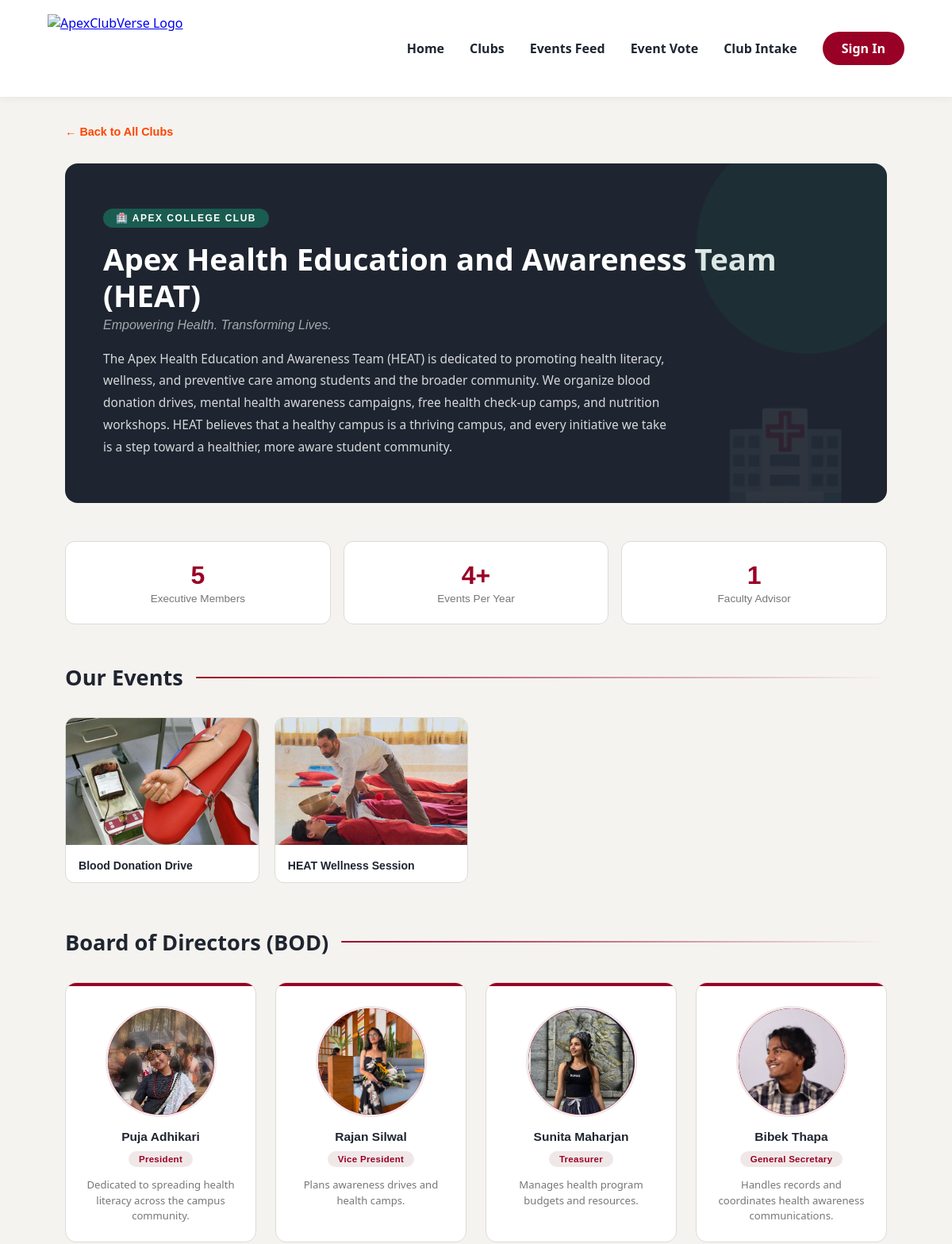
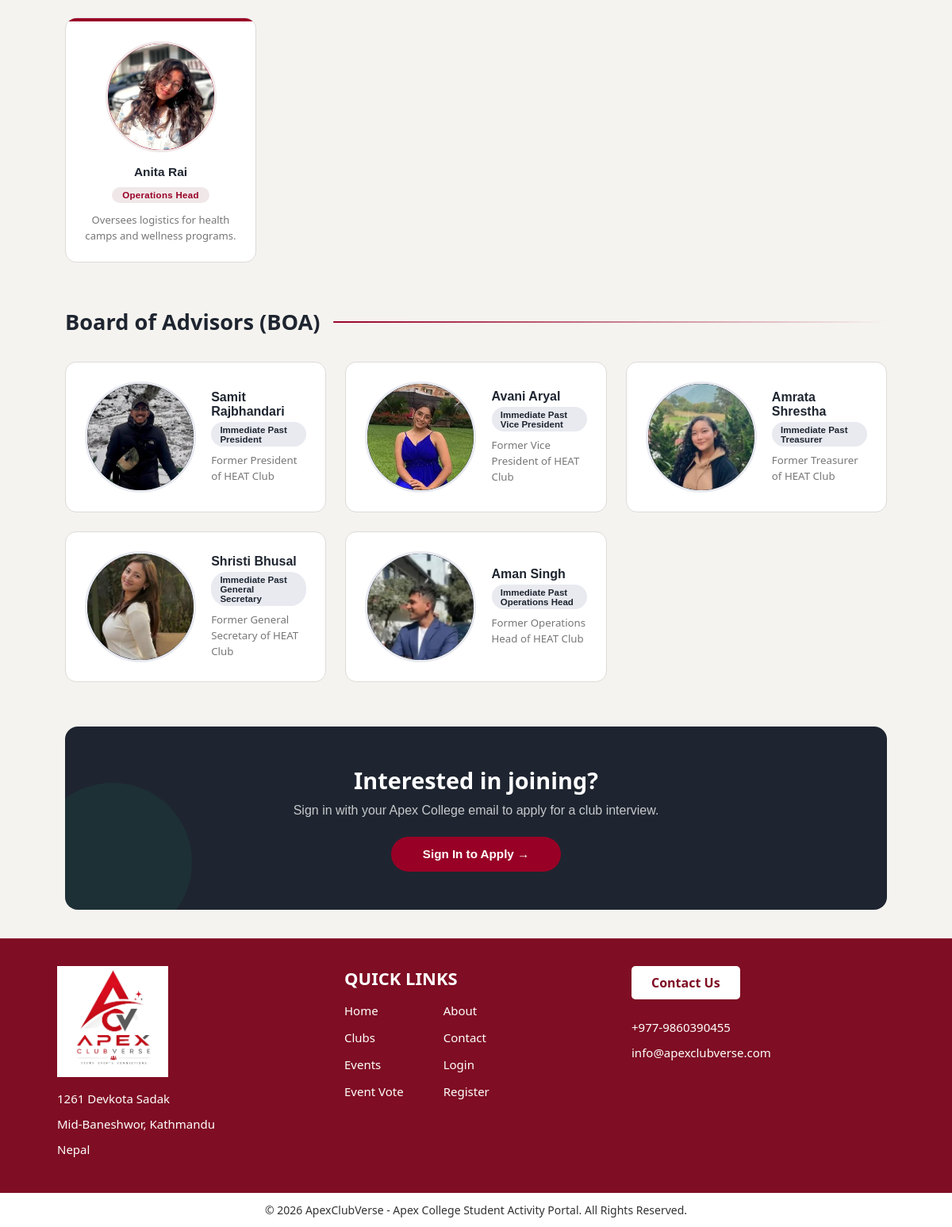
Page /club_detail.php?id=6 on the committed database (2 pictures, top to bottom).
### tables this page shows
CREATE TABLE `clubs` (
  `id` int(11) NOT NULL AUTO_INCREMENT,
  `name` varchar(255) NOT NULL,
  `description` text DEFAULT NULL,
  `page_url` varchar(255) DEFAULT NULL,
  `intake_open` tinyint(1) NOT NULL DEFAULT 1,
  PRIMARY KEY (`id`)
);

CREATE TABLE `events` (
  `id` int(11) NOT NULL AUTO_INCREMENT,
  `club_id` int(11) NOT NULL,
  `title` varchar(255) NOT NULL,
  `description` text DEFAULT NULL,
  `event_date` date DEFAULT NULL,
  `event_time` varchar(50) DEFAULT NULL,
  `location` varchar(255) DEFAULT NULL,
  `image` varchar(255) DEFAULT NULL,
  `status` enum('upcoming','ongoing','completed') NOT NULL DEFAULT 'upcoming',
  `created_at` timestamp NOT NULL DEFAULT current_timestamp(),
  PRIMARY KEY (`id`),
  KEY `club_id` (`club_id`),
  CONSTRAINT `events_ibfk_1` FOREIGN KEY (`club_id`) REFERENCES `clubs` (`id`) ON DELETE CASCADE ON UPDATE CASCADE
);

CREATE TABLE `bod_members` (
  `id` int(11) NOT NULL AUTO_INCREMENT,
  `club_id` int(11) NOT NULL,
  `name` varchar(255) NOT NULL,
  `position` varchar(255) NOT NULL,
  `bio` text DEFAULT NULL,
  `photo` varchar(255) DEFAULT 'logo.png',
  PRIMARY KEY (`id`),
  KEY `club_id` (`club_id`),
  CONSTRAINT `bod_members_ibfk_1` FOREIGN KEY (`club_id`) REFERENCES `clubs` (`id`) ON DELETE CASCADE ON UPDATE CASCADE
);

CREATE TABLE `boa_members` (
  `id` int(11) NOT NULL AUTO_INCREMENT,
  `club_id` int(11) NOT NULL,
  `name` varchar(255) NOT NULL,
  `title` varchar(255) NOT NULL,
  `expertise` text DEFAULT NULL,
  `photo` varchar(255) DEFAULT 'logo.png',
  PRIMARY KEY (`id`),
  KEY `club_id` (`club_id`),
  CONSTRAINT `boa_members_ibfk_1` FOREIGN KEY (`club_id`) REFERENCES `clubs` (`id`) ON DELETE CASCADE ON UPDATE CASCADE
);

### includes/config.php (called while the page is built, shortened)
<?php
function url(string $path = ''): string
{
    $path = ltrim(str_replace('\\', '/', $path), '/');
    return (BASE_PATH === '' ? '' : BASE_PATH) . '/' . $path;
}
function root_path(string $path = ''): string
{
    $path = ltrim(str_replace('\\', '/', $path), '/');
    return ROOT_PATH . ($path === '' ? '' : DIRECTORY_SEPARATOR . str_replace('/', DIRECTORY_SEPARATOR, $path));
}
function media_url(?string $image): string
{
    $image = str_replace('\\', '/', trim($image));
    $image = ltrim($image, '/');
    if (strpos($image, '/') !== false) {
        if (is_file(root_path($image))) {
            return url($image);
        }
        $image = basename($image);
    }
    return url('images/' . $image);
}
function member_photo_url(?string $photo): string
{
    $photo = basename(str_replace('\\', '/', trim($photo)));
    $rel = 'images/members/' . $photo;
    if (is_file(root_path($rel))) {
        return url($rel);
    }
    return url('images/logo.png');
}

### club_detail.php (the view, shortened to what this page needs)
<?php
include 'includes/db.php';
$club_id = isset($_GET['id']) ? (int)$_GET['id'] : 1;
include 'includes/header.php';
$club_result = mysqli_query($conn, "SELECT * FROM clubs WHERE id = $club_id");
$club = mysqli_fetch_assoc($club_result);
$bod_result = mysqli_query($conn, "SELECT * FROM bod_members WHERE club_id = $club_id ORDER BY FIELD(position, 'President', 'Vice President', 'Treasurer', 'General Secretary', 'Operations Head')");
$boa_result = mysqli_query($conn, "SELECT * FROM boa_members WHERE club_id = $club_id");
$events_result = mysqli_query($conn, "SELECT * FROM events WHERE club_id = $club_id");
$data = $club_data[$club_id] ?? $club_data[1];
?>
<div class="container">
    <a href="<?php echo htmlspecialchars(url('clubs.php')); ?>" class="back-link">&larr; Back to All Clubs</a>
    <div class="club-hero">
        <div class="club-hero-badge"><?php echo $data['icon']; ?> Apex College Club</div>
        <h1><?php echo htmlspecialchars($club['name']); ?></h1>
        <div class="tagline"><?php echo $data['tagline']; ?></div>
        <p class="about-text"><?php echo $data['about']; ?></p>
    </div>
    <div class="stats-strip">
        <div class="stat-card">
            <div class="stat-number">5</div>
            <div class="stat-label">Executive Members</div>
        </div>
        <div class="stat-card">
            <div class="stat-number">4+</div>
            <div class="stat-label">Events Per Year</div>
        </div>
        <div class="stat-card">
            <div class="stat-number">1</div>
            <div class="stat-label">Faculty Advisor</div>
        </div>
    </div>
    <div class="section">
        <div class="section-header">
            <h2>Our Events</h2>
            <div class="section-line"></div>
        </div>
  <div class="events-grid">
<?php while($event = mysqli_fetch_assoc($events_result)) { ?>
<a href="<?php echo htmlspecialchars(url('event_gallery.php?id=' . $event['id'])); ?>" class="event-link">
    <div class="event-photo-card">
        <?php if(!empty($event['image'])) { ?>
            <img src="<?php echo htmlspecialchars(media_url($event['image'])); ?>"
     alt="<?php echo htmlspecialchars($event['title']); ?>"
                 style="width:100%; height:160px; object-fit:cover;">
        <?php } ?>
        <div class="event-label">
            <?php echo htmlspecialchars($event['title']); ?>
        </div>
    </div>
</a>
<?php } ?>
</div>
    </div>
    <div class="section">
        <div class="section-header">
            <h2>Board of Directors (BOD)</h2>
            <div class="section-line"></div>
        </div>
        <div class="bod-grid">
            <?php while($member = mysqli_fetch_assoc($bod_result)) {
                $initials = strtoupper(substr($member['name'], 0, 1));
            ?>
            <div class="bod-card">
                <div class="bod-avatar">
    <?php if (!empty($member['photo'])): ?>
       <img src="<?php echo htmlspecialchars(member_photo_url($member['photo'])); ?>?v=<?php echo time(); ?>"
     alt="<?php echo htmlspecialchars($member['name']); ?>">
    <?php else: ?>
        <?php echo $initials; ?>
    <?php endif; ?>
</div>
                <h3><?php echo htmlspecialchars($member['name']); ?></h3>
                <span class="bod-position">
                    <?php echo htmlspecialchars($member['position']); ?></span>
                <p>
                    <?php echo htmlspecialchars($member['bio']); ?></p>
            </div>
            <?php } ?>
        </div>
    </div>
    <div class="section">
        <div class="section-header">
            <h2>Board of Advisors (BOA)</h2>
            <div class="section-line"></div>
        </div>
        <div class="boa-grid">
            <?php while($advisor = mysqli_fetch_assoc($boa_result)) {
                $initials = strtoupper(substr($advisor['name'], 0, 1));
            ?>
       <div class="boa-card">
    <div class="boa-avatar">
<?php if (!empty($advisor['photo'])): ?>
    <img src="<?php echo htmlspecialchars(member_photo_url($advisor['photo'])); ?>?v=<?php echo time(); ?>"
     alt="<?php echo htmlspecialchars($advisor['name']); ?>">
<?php else: ?>
    <?php echo $initials; ?>
<?php endif; ?>
</div>
                <div class="boa-info">
                    <h3><?php echo htmlspecialchars($advisor['name']); ?></h3>
                    <span class="boa-title"><?php echo htmlspecialchars($advisor['title']); ?></span>
                    <p><?php echo htmlspecialchars($advisor['expertise']); ?></p>
                </div>
            </div>
            <?php } ?>
        </div>
    </div>
    <?php if(isset($_SESSION['user_logged_in'])): ?>
    <div class="cta-box">
        <h2>Want to join <?php echo htmlspecialchars($club['name']); ?>?</h2>
        <p>Apply for the club interview and become a part of our amazing team.</p>
        <a href="<?php echo htmlspecialchars(url('registration.php?club_id=' . $club_id)); ?>" class="cta-btn">Apply for Interview &rarr;</a>
    </div>
    <?php else: ?>
    <div class="cta-box">
        <h2>Interested in joining?</h2>
        <p>Sign in with your Apex College email to apply for a club interview.</p>
        <a href="<?php echo htmlspecialchars(url('login.php')); ?>" class="cta-btn">Sign In to Apply &rarr;</a>
    </div>
    <?php endif; ?>
</div>
<?php include 'includes/footer.php'; ?>

### assets/css/style.css (style rules this page uses)
:root { --bg-color: #f5f3ef; --card-bg: #ffffff; --text-dark: #1e2530; --primary-crimson: #990026; --accent-orange: #ff4500; }
* { box-sizing: border-box; margin: 0; padding: 0; font-family: 'Georgia', 'Segoe UI', serif; }
html { height: auto; }
body { background-color: #f5f3ef; color: var(--text-dark); display: flex; flex-direction: column; min-height: 100vh; height: auto; overflow-x: clip; position: relative; }
img, video, iframe { max-width: 100%; height: auto; }
.content-wrapper > div { width: 100%; }

### rows in the picture
clubs: name "Apex Health Education and Awareness Team (HEAT)"
events: image (picture), title "Blood Donation Drive"
events: image (picture), title "HEAT Wellness Session"
bod_members: photo (picture), name "Puja Adhikari", position "President", bio "Dedicated to spreading health literacy across the campus community."
bod_members: photo (picture), name "Rajan Silwal", position "Vice President", bio "Plans awareness drives and health camps."
bod_members: photo (picture), name "Sunita Maharjan", position "Treasurer", bio "Manages health program budgets and resources."
bod_members: photo (picture), name "Bibek Thapa", position "General Secretary", bio "Handles records and coordinates health awareness communications."
bod_members: photo (picture), name "Anita Rai", position "Operations Head", bio "Oversees logistics for health camps and wellness programs."
boa_members: photo (picture), name "Samit Rajbhandari", title "Immediate Past President", expertise "Former President of HEAT Club"
boa_members: photo (picture), name "Avani Aryal", title "Immediate Past Vice President", expertise "Former Vice President of HEAT Club"
boa_members: photo (picture), name "Amrata Shrestha", title "Immediate Past Treasurer", expertise "Former Treasurer of HEAT Club"
boa_members: photo (picture), name "Shristi Bhusal", title "Immediate Past General Secretary", expertise "Former General Secretary of HEAT Club"
boa_members: photo (picture), name "Aman Singh", title "Immediate Past Operations Head", expertise "Former Operations Head of HEAT Club"

### other values in the picture
$data['icon'] "🏥"
$data['tagline'] "Empowering Health. Transforming Lives."
